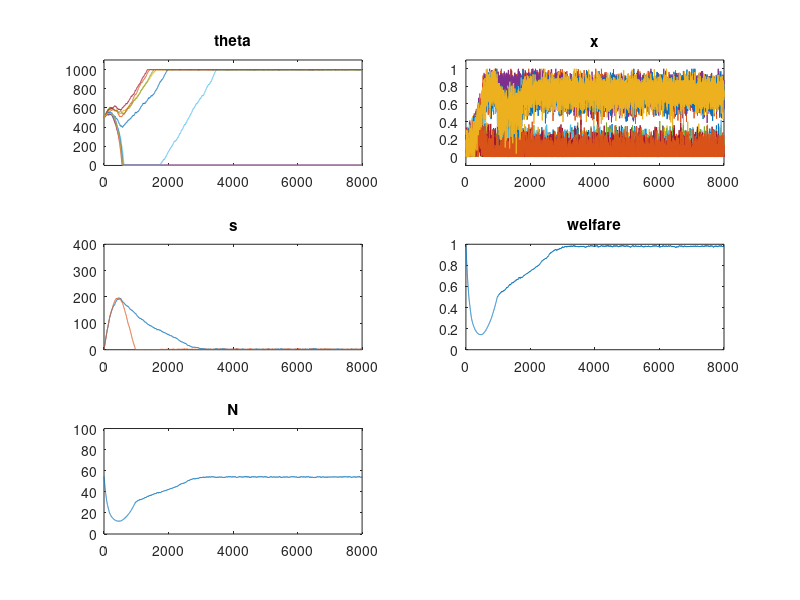

Reproduce this figure in MATLAB.
%---------------------------------
% Initialization of the variables


function main
    global M N phi zeta theta_min theta_max delta alpha p sigma beta
    'start'
    N = 5;                     %Number of bees
    M = 2;                      %Number of tasks

    theta = ones(N,M)*500;      %response treshold
    x = ones(N,M)*0.1;          %fraction of time spent by individual i on task j
    s = ones(1,M);              %stimulus intensity for task j

    initial_condition = [reshape(theta, N*M,1); reshape(x, N*M,1);reshape(s,M,1)]; %intial condition for the ode_solver
    
    alpha = M+1;                %This factor has been changed in order to get convergence
                                %We could also change the delta!
                                %This change has been made because it doesn't make much sense
                                %to get an infinitely increasing stimuli for all tasks.

    delta = 1;                  %describes increase of stimuli
    p=0.2;                      %Probability individual i gives up performing task j in time interval
    zeta=5;                     %learning %4
    phi=1;                      %forgetting
    sigma=0.07;                  %sigma for gaussian distribution
    beta=50;                    %prefactor for growth rate

    dt=0.9;
    end_time = 8000;

    %dt=0.01;
    %end_time = 5000;

    
    theta_min=1;
    theta_max=1000;
    
    %[T,Y]=ode45(@ode_function, [0 3000], initial_condition);
    [T,Y]=euler_method(@ode_function, [0 end_time], initial_condition,dt);
    

    %plot(T,Y(:,1:M*N),'-o')
    %plot(T,Y(:,13),'-r')
    subplot(3,2,1)
    plot(T,Y(1:M*N,:),'-')
    axis([0 end_time 0 1100])
    title('theta')
    
    subplot(3,2,2)
    plot(T,Y(M*N+1:M*N*2,:),'-')
    axis([0 end_time -0.1 1.1])
    title('x')
    
    subplot(3,2,3)
    plot(T,Y(M*N*2+1:M*N*2+M,:),'-')
    title('s')
    axis([0 end_time 0 400])
    
    %here is a first version of welfare implementation
    %of course we can use another function to estimate welfare
    %welfare = 1 ./ (Y(M*N*2+1,:) + 1);
    %for i=2:M
    %    welfare = welfare + 1./ (Y(M*N*2+i,:) + 1);
    %end
    
    %with the above welfare, low stimuli drive the welfare to be high, 
    %while high stimuli don't have much importance
    %maybe the welfare should rather be determined by the high stimuli:
    sumstimuli = 0;
    for i=1:M
        sumstimuli = sumstimuli + Y(M*N*2+i,:);
    end 
    welfare = exp(-sumstimuli / (M*100));
    
    subplot(3,2,4)
    plot(T,welfare,'-')
    axis([0 end_time 0 1])
    title('welfare')
    
    % Linear colony growth in dependence of colony wealth
    N= N + welfare*beta;
    
    subplot(3,2,5)
    plot(T,N,'-')
    axis([0 end_time 0 100])
    title('N')
  
    
    

end


function dy = ode_function(t,y)
    global M N phi zeta theta_min theta_max delta alpha p sigma
    dy = zeros(2*N*M+M,1);
    
    %theta matrix
    for j=1:M
        for i=1:N
            %factor = 0;
            %y((j-1)*N + i, 1);
            %if (y((j-1)*N + i, 1) > theta_min) && (y((j-1)*N + i, 1)<theta_max)
            %    factor = 1;
            %end 
            
            dy((j-1)*N + i, 1) = [(1 - y((j-1)*N + i +N*M, 1))*phi- y((j-1)*N + i +N*M, 1)*zeta];
            %xij: dy((i-1)*N + j +N*M, 1)  
        end
    end
    
    %x matrix
    for j=1:M
        for i=1:N
            sum = 0;
            for w=1:M
                sum = sum+y(M*N+(w-1)*N + i);
            end
            %gaussian_sp = 0;
            %here is a attempt to get the gaussian centerd process
            %unfortunately the gaussian random number generator seems to be
            %way to slow!!!
            %%%gaussian_sp = normrnd(0,sigma);
            %gaussian_sp = sigma*randn;
            gaussian_sp = 0;
            
            dy(M*N+(j-1)*N + i, 1) = (y(M*N*2+j)^2/(y(M*N*2+j)^2+y((j-1)*N + i)^2)+0.0001)*(1-sum)-p*y(M*N+(j-1)*N + i, 1)+gaussian_sp;

           
            dy(M*N+(j-1)*N + i, 1) = [y(M*N*2+j)^2/(y(M*N*2+j)^2+y((j-1)*N + i)^2)]*[1-sum]-p*y(M*N+(j-1)*N + i, 1)+gaussian_sp;
            
     

        end
    end 
  
    %s matrix
    for j=1:M
        %it makes no sense to have a negative value for the stiumuli
        sum=0;
        for i=1:N
            %it makes no sense to have a negative value for the stiumuli
            sum = sum + alpha/N*y(M*N+(j-1)*N+i);
        end
        
        if ~((y(2*M*N+j)<=0) && ((delta - sum)<0))
            dy(2*M*N+j)= dy(2*M*N+j) + delta - sum;
        end
    end
    
    
end


function [T,Y] = euler_method(fun,time, y0, h)
    global M N theta_min theta_max sigma
    T = [];
    Y = [];
    T = [T,time(1)];
    Y = [Y,y0];
    
    
    y_eul = y0;
    t_eul = time(1);
    
    number = (time(2)-time(1))/h;
    
    for j=1:number
        %if(j==number/2)
            %theta matrix
         %   for k=1:M
          %      for i=1:N
           %         y_eul((k-1)*N + i) = 500;
            %        y_eul(N*M + (k-1)*N + i) = 0.1;
             %   end
            %end
        %end
        y_eul = y_eul + h*fun(t_eul,y_eul)+sqrt(h)*sigma*randn(size(y_eul));
        t_eul = t_eul + h ;
        j
        for k=1:M
            for i=1:N
                if(y_eul((k-1)*N + i)<theta_min)
                    y_eul((k-1)*N + i)=theta_min;
                end
                if(y_eul((k-1)*N + i)>theta_max)
                    y_eul((k-1)*N + i)=theta_max;
                end
                if(y_eul(N*M + (k-1)*N + i)< 0.0)
                    y_eul(N*M + (k-1)*N + i) = 0;
                end
                if(y_eul(N*M + (k-1)*N + i) > 1.0)
                    y_eul(N*M + (k-1)*N + i) = 1;
               end
            end
        
        for v=1:2*N*M+M
                if (y_eul(v)<=0)
                    y_eul(v)=0.0001;
                end 
        end

        end 
        
        Y = [Y, y_eul];
        T = [T, t_eul];
    end
    

end 
